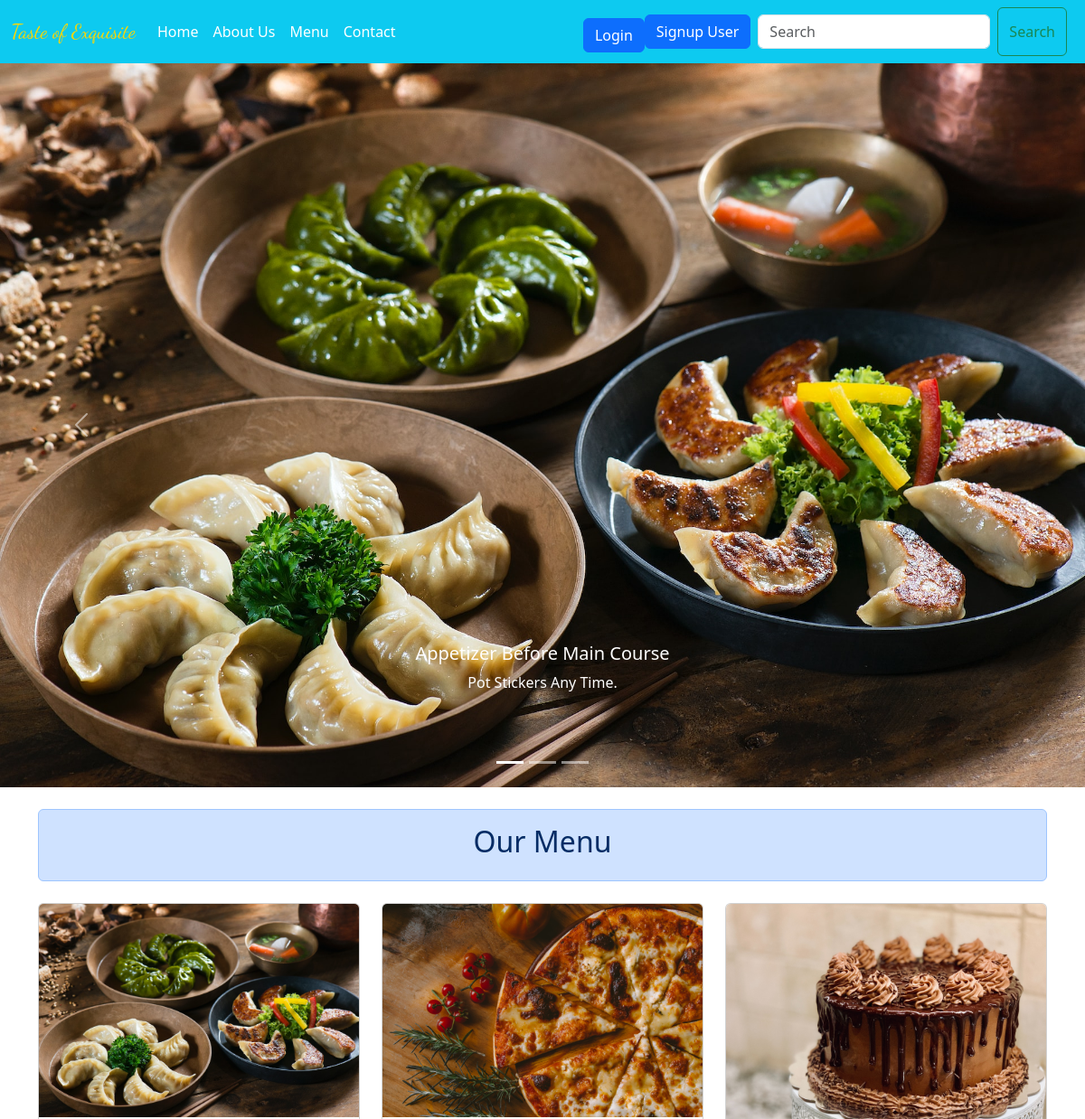
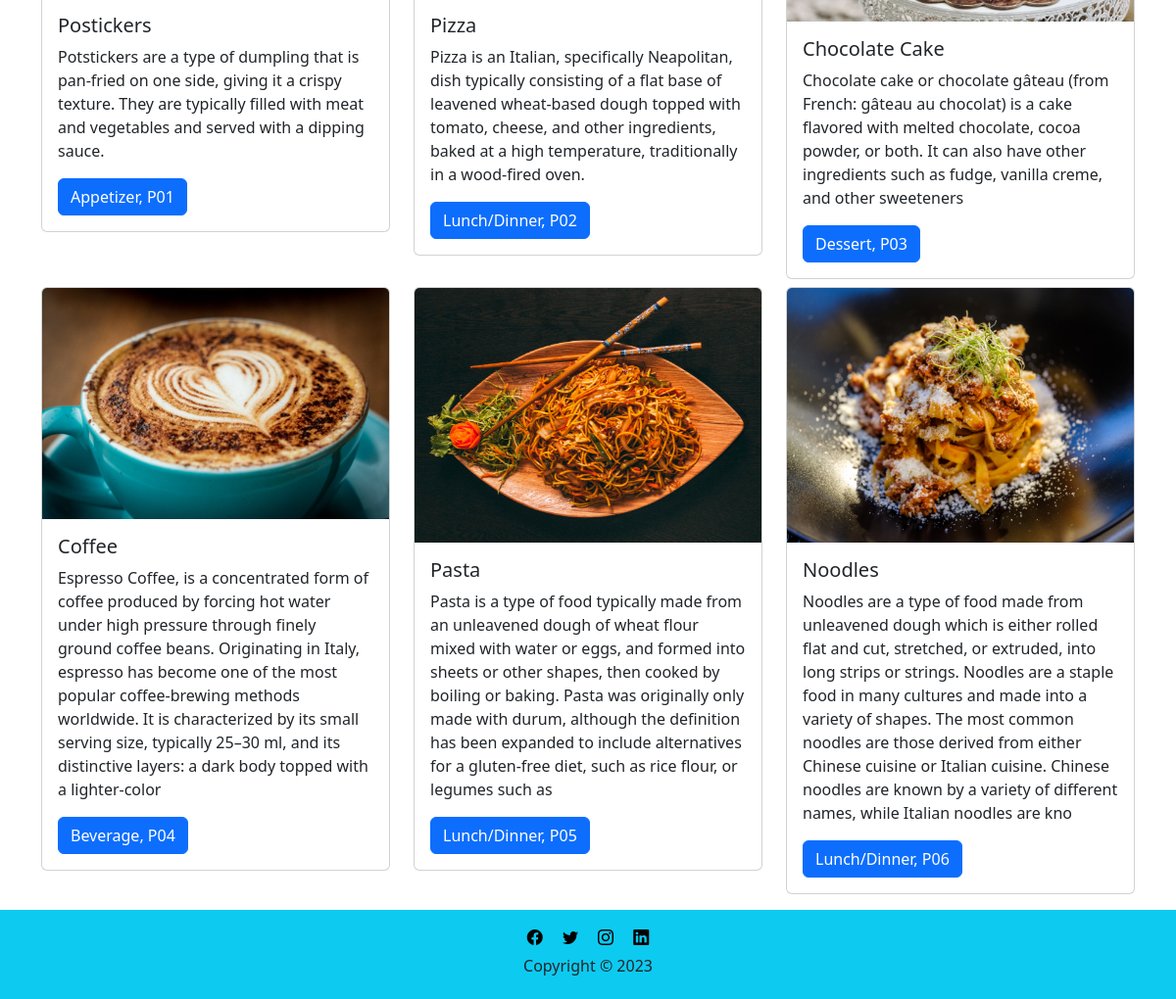
The page / on the database its author committed (2 pictures, top to bottom).
### test1/models.py (models this page shows)
class Product(models.Model):
  product_id = models.CharField(max_length=50, unique=True)
  product_name = models.CharField(max_length=50)
  product_description = models.CharField(max_length=400)
  product_category = models.CharField(max_length=100)
  product_img = models.ImageField(upload_to='images/')
  def __str__(self):
    return self.product_id

### test1/views.py (the view)
# urls.py: 2. Add a URL to urlpatterns:  path('', views.home, name='home')
def home(request):
  product_info = Product.objects.all()
  print(product_info)
  return render(request, 'test1/home.html', {'product_info': product_info})

### test1/templates/test1/home.html (shortened to what this page needs)
{% load static %}
<!DOCTYPE html>
<html>
  <head>
    <link
      href="https://cdn.jsdelivr.net/npm/bootstrap@5.3.6/dist/css/bootstrap.min.css"
      rel="stylesheet"
    />
    <link rel="stylesheet" href="" />
  </head>
  <body>
    {% include 'test1/navbar.html' %}
    <div id="carouselExampleCaptions" class="carousel slide" data-bs-ride="carousel">
      <div class="carousel-indicators">
        <button
          type="button"
          data-bs-target="#carouselExampleCaptions"
          data-bs-slide-to="0"
          class="active"
          aria-current="true"
          aria-label="Slide 1"
        ></button>
        <button
          type="button"
          data-bs-target="#carouselExampleCaptions"
          data-bs-slide-to="1"
          aria-label="Slide 2"
        ></button>
        <button
          type="button"
          data-bs-target="#carouselExampleCaptions"
          data-bs-slide-to="2"
          aria-label="Slide 3"
        ></button>
      </div>
      <div class="carousel-inner">
        <div class="carousel-item active"  data-bs-interval="3000"">
          <img
            src="{% static 'test1/p1.jpg' %}"
            class="d-block w-100"
            alt="image 1"
            style="object-fit: cover;"
          />
          <div class="carousel-caption mb-5">
            <h5>Appetizer Before Main Course</h5>
            <p>Pot Stickers Any Time.</p>
          </div>
        </div>
      </div>
      <button
        class="carousel-control-prev"
        type="button"
        data-bs-target="#carouselExampleCaptions"
        data-bs-slide="prev"
      >
        <span class="carousel-control-prev-icon" aria-hidden="true"></span>
      </button>
      <button
        class="carousel-control-next"
        type="button"
        data-bs-target="#carouselExampleCaptions"
        data-bs-slide="next"
      >
        <span class="carousel-control-next-icon" aria-hidden="true"></span>
      </button>
    </div>
    <div class="container mt-4">
      <div class="alert alert-primary text-center">
        <h2>Our Menu</h2>
      </div>
      <div class="row">
        {% for x in product_info %}
        <div class="col-lg-4 col-md-6 col-12">
          <div class="card mt-2">
      <img src="{{x.product_img.url}}" class="card-img-top img-fluid" alt="..."
      style="max-width: 100%; max-height: 260px;">
      <div class="card-body">
        <h5 class="card-title">{{x.product_name}}</h5>
        <p class="card-text">{{x.product_description}}</p>
        <a href="#" class="btn btn-primary">{{x.product_category}}, {{x.product_id}}</a>
      </div>
    </div>
        </div>
        {% endfor %}
      </div>
    </div>
    {% include 'test1/footer.html' %}
  </body>
</html>

### test1/templates/test1/navbar.html (shortened to what this page needs)
{% load static %}
<!DOCTYPE html>
<html>
  <head>
    <link
      href="https://cdn.jsdelivr.net/npm/bootstrap@5.3.6/dist/css/bootstrap.min.css"
      rel="stylesheet"
    />
  </head>
  <body>
    <nav class="navbar navbar-info navbar-expand-lg bg-info">
      <div class="container-fluid">
        <a class="navbar-brand" href="#" style="color: gold; font-family: Dancing Script; font-size: 1.4rem;">Taste of Exquisite</a>
        <div class="collapse navbar-collapse" id="navbarSupportedContent">
          <ul class="navbar-nav me-auto mb-2 mb-lg-0">
            <li class="nav-item">
              <a
                class="nav-link active"
                aria-current="page"
                style="color: white"
                href="{% url 'home' %}"
                >Home</a
              >
            </li>
            <li class="nav-item">
              <a class="nav-link" style="color: white" href="#">About Us</a>
            </li>
             <li class="nav-item">
              <a class="nav-link" style="color: white" href="{% url 'products' %}">Menu</a>
            </li>
             <li class="nav-item">
              <a class="nav-link" style="color: white" href="{% url 'contact' %}">Contact</a>
            </li>
              </ul>
          {% if user.is_authenticated %}
            <p class="mt-2 px-2" style="color: white">Welcome, {{user.username}}</p>
            <a class="btn btn-primary" href="{% url 'logoutuser' %}">Logout</a>
          {% else %}
            <form class="px-md-0 mt-2" method="get" action="{% url 'loginuser' %}">{% csrf_token %}
            <button class="btn btn-primary" type="submit">Login</button>
          </form>
           <form  method="get" action="{% url 'signupuser' %}">{% csrf_token %}
            <button class="btn btn-primary my-2" type="submit">Signup User</button>
          </form>
            {% endif %}
          <form class="d-flex px-2" role="search" method="post" action="{% url 'findproduct' %}">
            <input
              class="form-control me-2 my-2"
              type="search"
              placeholder="Search"
              aria-label="Search"
              name="prod_search"
            />
            <button class="btn btn-outline-success"   type="submit">
              Search
            </button>
          </form>
        </div>
      </div>
    </nav>
  </body>
</html>

### test1/templates/test1/footer.html (shortened to what this page needs)
<!DOCTYPE html>
<html lang="en">
  <head>
    <link
      rel="stylesheet"
      href="https://cdn.jsdelivr.net/npm/bootstrap-icons@1.13.1/font/bootstrap-icons.min.css"
    />
  </head>
  <body>
    <div
      class="container-fluid mt-3 py-3 text-center"
      style="background-color: #0dcaf0"
    >
      <div class="row">
        <span>
          <a href="https://www.facebook.com/" target="_blank"
            ><i class="bi bi-facebook mx-2" style="color: black"></i
          ></a>
          <a href="https://x.com/" target="_blank"
            ><i class="bi bi-twitter mx-2" style="color: black"></i
          ></a>
          <a href="https://www.instagram.com/" target="_blank"
            ><i class="bi bi-instagram mx-2" style="color: black"></i
          ></a>
          <a href="https://www.linkedin.com/" target="_blank"
            ><i class="bi bi-linkedin mx-2" style="color: black"></i
          ></a>
        </span>
      </div>
      <div class="row mt-2">
        <h6>Copyright &copy; 2023</h6>
      </div>
    </div>
  </body>
</html>

### rows shown on the page
Product: product_img (picture), product_name "Postickers", product_description "Potstickers are a type of dumpling that is pan-fried on one side, giving it a crispy texture. They are typically filled with meat and vegetables and served with a dipping sauce.", product_category "Appetizer", product_id "P01"
Product: product_img (picture), product_name "Pizza", product_description "Pizza is an Italian, specifically Neapolitan, dish typically consisting of a flat base of leavened wheat-based dough topped with tomato, cheese, and other ingredients, baked at a high temperature, traditionally in a wood-fired oven.", product_category "Lunch/Dinner", product_id "P02"
Product: product_img (picture), product_name "Chocolate Cake", product_description "Chocolate cake or chocolate gâteau (from French: gâteau au chocolat) is a cake flavored with melted chocolate, cocoa powder, or both. It can also have other ingredients such as fudge, vanilla creme, and other sweeteners", product_category "Dessert", product_id "P03"
Product: product_img (picture), product_name "Coffee", product_description "Espresso Coffee, is a concentrated form of coffee produced by forcing hot water under high pressure through finely ground coffee beans. Originating in Italy, espresso has become one of the most popular coffee-brewing methods worldwide. It is characterized by its small serving size, typically 25–30 ml, and its distinctive layers: a dark body topped with a lighter-color", product_category "Beverage", product_id "P04"
Product: product_img (picture), product_name "Pasta", product_description "Pasta is a type of food typically made from an unleavened dough of wheat flour mixed with water or eggs, and formed into sheets or other shapes, then cooked by boiling or baking. Pasta was originally only made with durum, although the definition has been expanded to include alternatives for a gluten-free diet, such as rice flour, or legumes such as", product_category "Lunch/Dinner", product_id "P05"
Product: product_img (picture), product_name "Noodles", product_description "Noodles are a type of food made from unleavened dough which is either rolled flat and cut, stretched, or extruded, into long strips or strings. Noodles are a staple food in many cultures and made into a variety of shapes. The most common noodles are those derived from either Chinese cuisine or Italian cuisine. Chinese noodles are known by a variety of different names, while Italian noodles are kno", product_category "Lunch/Dinner", product_id "P06"
